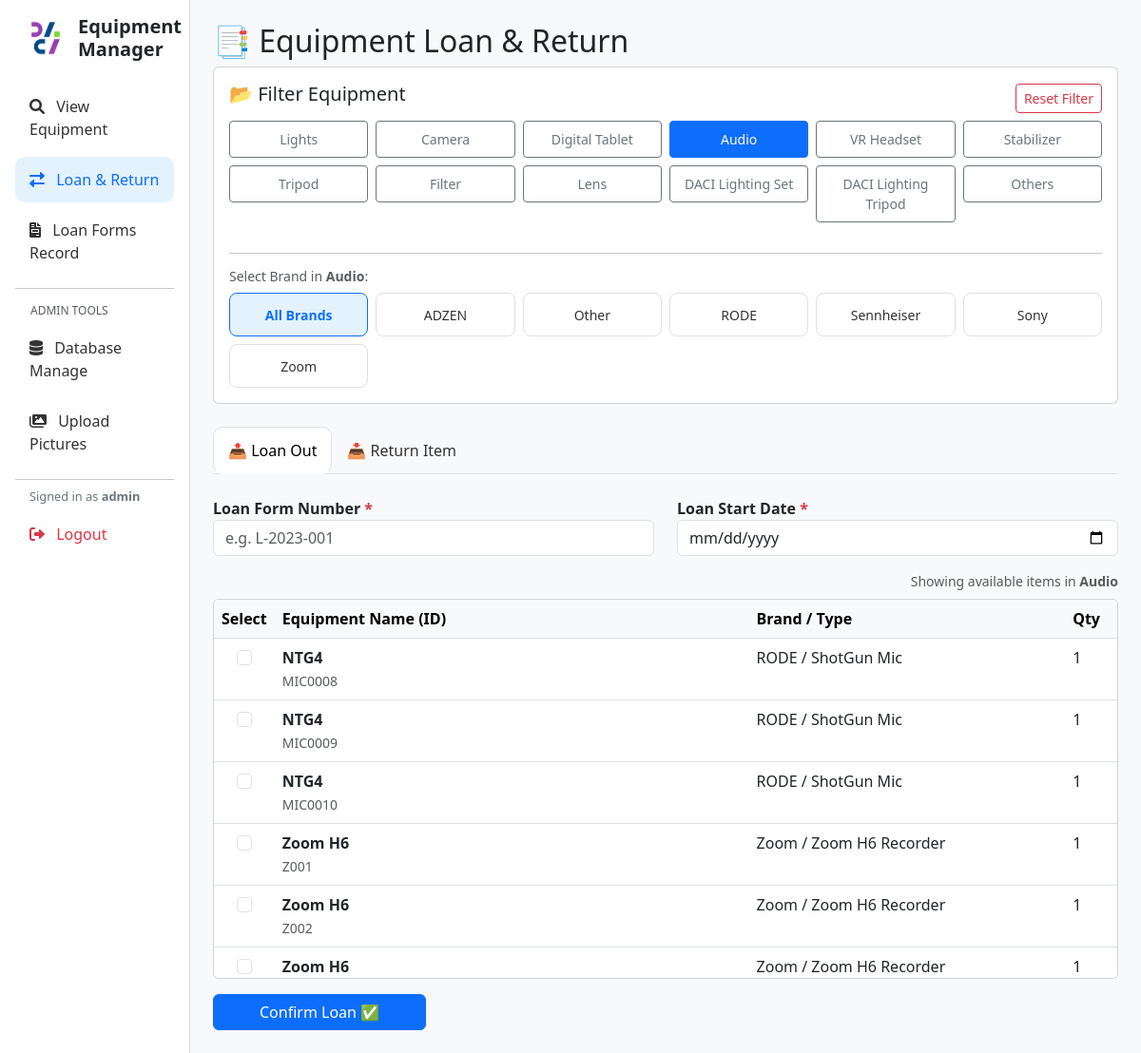
Page /loan_return?category=Audio (signed in) on the committed database.
### tables this page shows
CREATE TABLE "Equipment_List" (
"Category" TEXT,
  "Equipment_ID" TEXT,
  "Type" TEXT,
  "Brand" TEXT,
  "Name" TEXT,
  "Remarks" TEXT,
  "Qty" INTEGER,
  "item_created" TEXT
);

### app.py (the view, shortened to what this page needs)
@app.route('/loan_return', methods=['GET', 'POST'])
def loan_return():
    if 'user' not in session:
        flash('Please login to access Loan & Return features.', 'warning')
        return redirect(url_for('dashboard'))
    conn = get_db()
    cat_filter = request.args.get('category', 'ALL')
    brand_filter = request.args.get('brand', 'ALL')
    brands = fetch_brands(cat_filter)
    available_data = fetch_equipment_data(availability='Yes', category_filter=cat_filter, brand_filter=brand_filter).to_dict(orient='records')
    loaned_data = fetch_equipment_data(availability='No', category_filter=cat_filter, brand_filter=brand_filter).to_dict(orient='records')
    return render_template('loan_return.html', avail=available_data, loaned=loaned_data, curr_cat=cat_filter, curr_brand=brand_filter, brands=brands)

### app.py (called while the page is built)
def get_db():
    db = getattr(g, '_database', None)
    if db is None:
        db = g._database = sqlite3.connect(DATABASE)
        db.row_factory = sqlite3.Row
    return db

@app.teardown_appcontext
def close_connection(exception):
    db = getattr(g, '_database', None)
    if db is not None:
        db.close()

@app.context_processor
def utility_processor():
    def get_icon_path(prefix, name):
        filename = f"{prefix}_{name}.png"
        filepath = os.path.join(app.config['UPLOAD_FOLDER'], filename)
        if os.path.exists(filepath):
            return url_for('static', filename=f'icons/{filename}')
        return None
    return dict(get_icon_path=get_icon_path)

### templates/loan_return.html (shortened to what this page needs)
{% extends "base.html" %}
{% block content %}
<h2>📑 Equipment Loan & Return</h2>
<div class="card p-3 mb-4">
    <div class="d-flex justify-content-between align-items-center mb-2">
        <h5>📂 Filter Equipment</h5>
        {% if curr_cat != 'ALL' %}
            <a href="{{ url_for('loan_return') }}" class="btn btn-sm btn-outline-danger">Reset Filter</a>
        {% endif %}
    </div>
    <div class="row g-2 mb-3">
        {% for cat in ['Lights', 'Camera', 'Digital Tablet', 'Audio', 'VR Headset', 'Stabilizer', 'Tripod', 'Filter', 'Lens', 'DACI Lighting Set', 'DACI Lighting Tripod', 'Others'] %}
        <div class="col-4 col-md-2">
            <a href="{{ url_for('loan_return', category=cat) }}"
               class="btn btn-sm w-100 py-2 d-flex flex-column align-items-center justify-content-center {% if curr_cat == cat %}btn-primary{% else %}btn-outline-secondary{% endif %}">
                {{ cat }}
            </a>
        </div>
        {% endfor %}
    </div>
    {% if curr_cat != 'ALL' %}
        <hr>
        <h6 class="text-muted small mb-2">Select Brand in <b>{{ curr_cat }}</b>:</h6>
        <div class="row g-2">
            <div class="col-6 col-sm-3 col-md-2">
                <a href="{{ url_for('loan_return', category=curr_cat, brand='ALL') }}"
                   class="brand-card {% if curr_brand == 'ALL' %}active{% endif %}">
                    <small>All Brands</small>
                </a>
            </div>
            {% for b in brands %}
            <div class="col-6 col-sm-3 col-md-2">
                <a href="{{ url_for('loan_return', category=curr_cat, brand=b) }}"
                   class="brand-card {% if curr_brand == b %}active{% endif %}">
                    <small>{{ b }}</small>
                </a>
            </div>
            {% endfor %}
        </div>
    {% endif %}
</div>
<ul class="nav nav-tabs mb-4" id="myTab" role="tablist">
    <li class="nav-item">
        <button class="nav-link active" id="loan-tab" data-bs-toggle="tab" data-bs-target="#loan" type="button">📤 Loan Out</button>
    </li>
    <li class="nav-item">
        <button class="nav-link" id="return-tab" data-bs-toggle="tab" data-bs-target="#return" type="button">📥 Return Item</button>
    </li>
</ul>
<div class="tab-content" id="myTabContent">
    <div class="tab-pane fade show active" id="loan" role="tabpanel">
        <form method="POST" action="{{ url_for('loan_return', category=curr_cat, brand=curr_brand) }}">
            <div class="row mb-3">
                <div class="col-md-6">
                    <label class="fw-bold">Loan Form Number <span class="text-danger">*</span></label>
                    <input type="text" name="loan_form_number" class="form-control" placeholder="e.g. L-2023-001" required>
                </div>
                <div class="col-md-6">
                    <label class="fw-bold">Loan Start Date <span class="text-danger">*</span></label>
                    <input type="date" name="loan_date" class="form-control" value="{{ date_today }}" required>
                </div>
            </div>
            <div class="text-end text-muted small mb-2">
                Showing available items in <b>{{ curr_cat }}</b> {% if curr_brand != 'ALL' %}/ <b>{{ curr_brand }}</b>{% endif %}
            </div>
            <div class="card p-0 mb-3" style="max-height: 400px; overflow-y: auto;">
                <table class="table table-hover mb-0">
                    <thead class="table-light sticky-top">
                        <tr>
                            <th width="50">Select</th>
                            <th>Equipment Name (ID)</th>
                            <th>Brand / Type</th>
                            <th>Qty</th>
                        </tr>
                    </thead>
                    <tbody>
                        {% for item in avail %}
                        <tr>
                            <td class="text-center">
                                <input class="form-check-input" type="checkbox" name="equipment_ids" value="{{ item['ID'] }}">
                            </td>
                            <td><strong>{{ item['Name'] }}</strong> <br><small class="text-muted">{{ item['ID'] }}</small></td>
                            <td>{{ item['Brand'] }} / {{ item['Type'] }}</td>
                            <td>{{ item['Qty'] }}</td>
                        </tr>
                        {% else %}
                        <tr><td colspan="4" class="text-center py-4 text-muted">No items found matching criteria.</td></tr>
                        {% endfor %}
                    </tbody>
                </table>
            </div>
            <button type="submit" class="btn btn-primary px-5">Confirm Loan ✅</button>
        </form>
    </div>
</div>
{% endblock %}

### templates/base.html (style rules this page uses)
body { background-color: #f8f9fa; }
.nav-link { color: #333; font-weight: 500; padding: 12px 15px; margin-bottom: 5px; transition: all 0.2s; }
.nav-link.active { background-color: #e3f2fd; color: #0d6efd; border-radius: 10px; }

### templates/loan_return.html (style rules this page uses)
.brand-card { transition: transform 0.2s, box-shadow 0.2s; cursor: pointer; border: 1px solid #e0e0e0; text-align: center; padding: 10px; background: #fff; border-radius: 8px; height: 100%; display: block; text-decoration: none; color: #333; }
.brand-card.active { background-color: #e3f2fd; border-color: #0d6efd; color: #0d6efd; font-weight: bold; }

### rows in the picture
Equipment_List: Name "NTG4", ID "MIC0008", Brand "RODE", Type "ShotGun Mic", Qty "1"
Equipment_List: Name "NTG4", ID "MIC0009", Brand "RODE", Type "ShotGun Mic", Qty "1"
Equipment_List: Name "NTG4", ID "MIC0010", Brand "RODE", Type "ShotGun Mic", Qty "1"
Equipment_List: Name "Zoom H6", ID "Z001", Brand "Zoom", Type "Zoom H6 Recorder", Qty "1"
Equipment_List: Name "Zoom H6", ID "Z002", Brand "Zoom", Type "Zoom H6 Recorder", Qty "1"
Equipment_List: Name "Zoom H6", Brand "Zoom", Type "Zoom H6 Recorder", Qty "1"

### other values in the picture
{{ session.get('user') }} "admin"
{{ cat }} "Lights" "Camera" "Digital Tablet" "Audio" "VR Headset" "Stabilizer" "Tripod" "Filter" "Lens" "DACI Lighting Set" "DACI Lighting Tripod" "Others"
{{ curr_cat }} "Audio"
{{ b }} "ADZEN" "Other" "RODE" "Sennheiser" "Sony" "Zoom"
